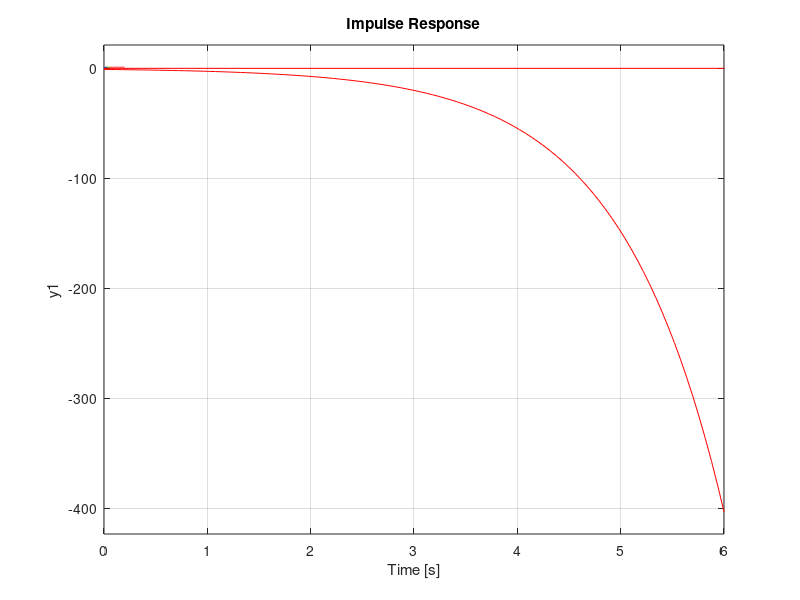

The MATLAB source for this figure:
%%
%%Task2b
LTI_sys1 = tf([0 0 50] ,[0 1 50]);
LTI_sys2 = tf([0 0 100] ,[0 1 100]);
LTI_sys3 = tf([0 0 200] ,[0 1 200]);
t=0 : 0.01 : .12;
step(LTI_sys1,'r');
hold on
step(LTI_sys2,'g');
hold on
step(LTI_sys3,'b');
hold on
grid on

%%
%Task2e

LTI_sys1 = tf([0 0 0.0001] ,[0 1 00.0001])
t=0 : 0.01 : .12;
step(LTI_sys1,'r');
hold on
grid on
%%
%Task2f

LTI_sys1 = tf([0 0 -1] ,[0 1 -1])
t=0 : 0.01 : .12;
impulse(LTI_sys1,'r');
hold on
grid on

%%
%Task5
zeros=[-0.06 -0.2 2];
poles=[0.9 0.1];
hole=poly(zeros);
pole=poly(poles);
transfer=tf(hole, pole)